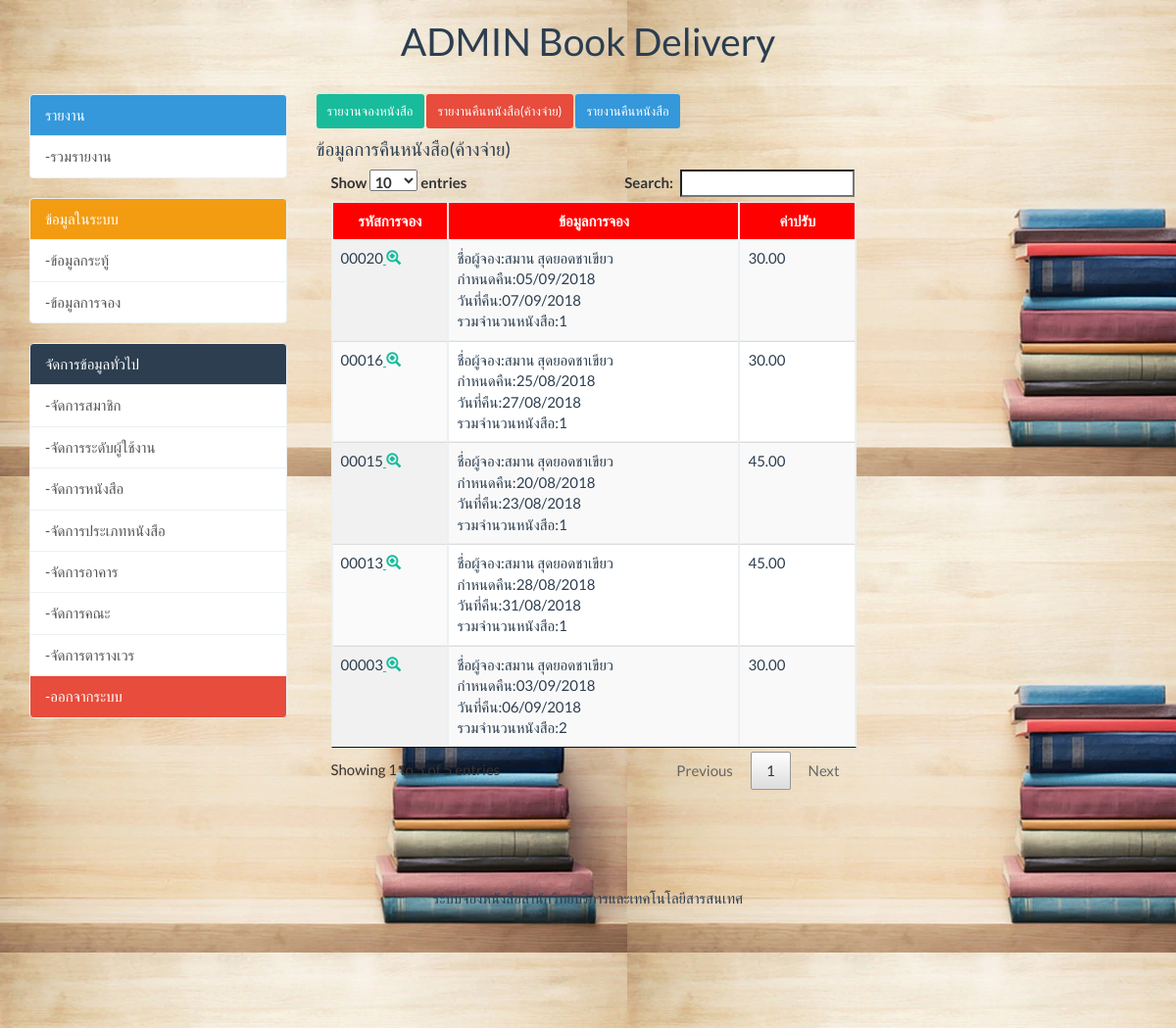
/admin/report.php?&act=ds, run on an earlier commit of the app's database.
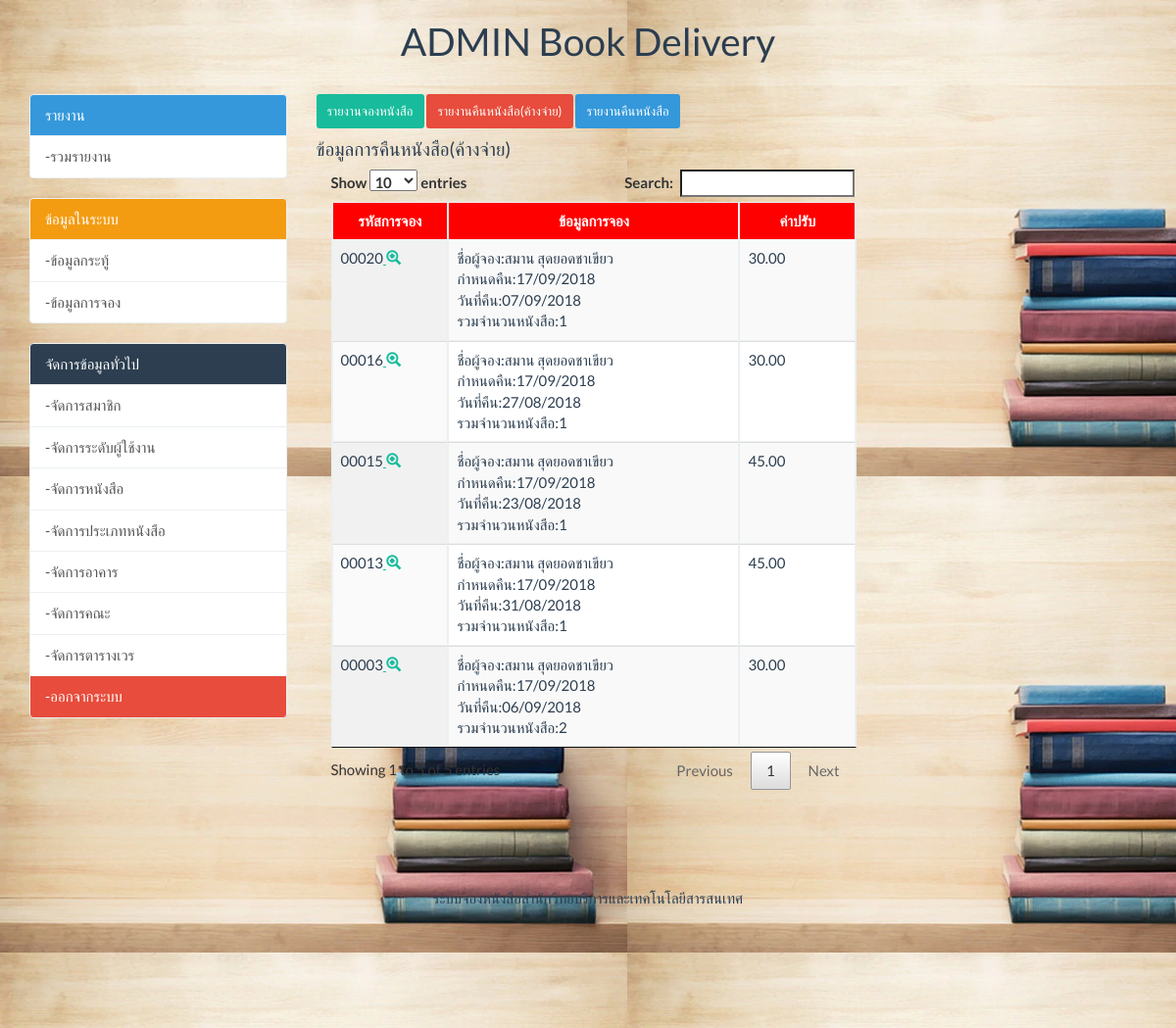
And on a later commit of the database.
### tables this page shows
CREATE TABLE `tbl_booking` (
  `bi_id` int(5) UNSIGNED ZEROFILL NOT NULL,
  `mem_id` int(11) NOT NULL,
  `bi_room` int(11) NOT NULL,
  `bu_id` int(11) NOT NULL,
  `ft_id` int(11) NOT NULL,
  `bi_class` varchar(100) NOT NULL,
  `bi_no` varchar(100) NOT NULL,
  `bi_in` datetime NOT NULL,
  `bi_return` date NOT NULL,
  `bi_out` datetime NOT NULL,
  `bi_status` int(11) NOT NULL,
  `bi_fine` float(10,2) NOT NULL,
  `bi_text` varchar(200) DEFAULT NULL,
  `bn_room` int(11) DEFAULT NULL,
  `bn_id` int(11) DEFAULT NULL,
  `bn_no` varchar(100) DEFAULT NULL,
  `bn_class` varchar(100) DEFAULT NULL,
  `s_at` varchar(100) DEFAULT NULL
);

CREATE TABLE `tbl_member` (
  `mem_id` int(11) NOT NULL,
  `ms_id` int(11) NOT NULL,
  `mem_name` varchar(200) NOT NULL,
  `mem_address` varchar(200) NOT NULL,
  `mem_tel` varchar(20) NOT NULL,
  `mem_email` varchar(100) NOT NULL,
  `mem_user` varchar(100) NOT NULL,
  `mem_pass` varchar(100) NOT NULL,
  `datesave` timestamp NULL DEFAULT CURRENT_TIMESTAMP
);

### admin/report_fine.php (the view, shortened to what this page needs)
<?php
$query_order = "SELECT b.bi_id,b.bi_in ,b.bi_out,b.bi_return,SUM(d.bd_qty) as qty,m.mem_name,b.bi_fine
FROM tbl_booking as b , tbl_booking_detail as d , tbl_book as o , tbl_member as m
WHERE b.bi_id = d.bi_id
AND d.bo_id = o.bo_id
AND b.mem_id = m.mem_id
AND b.bi_status = 4
GROUP BY DATE_FORMAT(b.bi_in, '%d%')
ORDER BY b.bi_id desc";
$order = mysql_query($query_order) or die(mysql_error());
$row_order = mysql_fetch_assoc($order);
$totalRows_order = mysql_num_rows($order);
?>
<?php include('menu_report_top.php');?>
<h4> ข้อมูลการคืนหนังสือ(ค้างจ่าย)
</h4>
<div class="col-sm-8">
<table border="2" class="display table table-bordered table-striped" id="example" align="center" >
  <thead>
    <tr bgcolor="#ff0000">
      <th width="20%"><font color="#fff7f7"><center>รหัสการจอง</center></font></th>
      <th width="50%"><font color="#fff7f7"><center>ข้อมูลการจอง</center></font></th>
      <th width="20%"><font color="#fff7f7"><center>ค่าปรับ</center></font></th>
    </tr>
  </thead>
  <?php if($totalRows_order > 0){ do{?>
  <tr>
    <td><?php echo $row_order['bi_id'];?><a href="booking.php?bi_id=<?php echo $row_order['bi_id']; ?>&act=de">
      <span class="glyphicon glyphicon-zoom-in"></span></td>
    <td >ชื่อผู้จอง:<?php echo $row_order['mem_name'];?><br>
    กำหนดคืน:<?php echo date('d/m/Y',strtotime($row_order['bi_return'])); ?><br>
    วันที่คืน:<?php echo date('d/m/Y',strtotime($row_order['bi_in'])); ?><br>
    รวมจำนวนหนังสือ:<?php echo $row_order['qty'];?></td>
      <td><?php echo $row_order['bi_fine'];?></td>
  </tr>
  <?php } while ($row_order =  mysql_fetch_assoc($order));} ?>
</table>
</div>

What changed in the data, as far as the page shows it:
changed tbl_booking "00020": bi_return "05/09/2018" → "17/09/2018"
changed tbl_booking "00016": bi_return "25/08/2018" → "17/09/2018"
changed tbl_booking "00015": bi_return "20/08/2018" → "17/09/2018"
changed tbl_booking "00013": bi_return "28/08/2018" → "17/09/2018"
changed tbl_booking "00003": bi_return "03/09/2018" → "17/09/2018"
